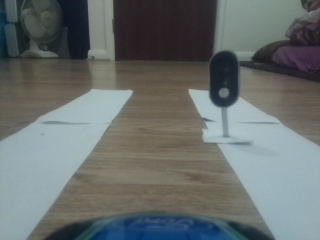
#> input picture Testing/Traffic-Light-Testing/imggreen.png, 320 x 240 px
$ python trafficTesting.py
#> lines starting #> are read from the running program, lines starting #| are printed output that depends on the picture; after the words box and inside, x2 and y2 are one past the last pixel; in counts of white or black regions, pixels touching at a corner belong together
from scipy import misc
import cv2
import matplotlib.pyplot as plt

img = cv2.imread('imggreen.png')
#> img is the input picture: shape (240, 320, 3); mean B, G, R 108.9, 109.7, 103.3
grey = cv2.cvtColor(img, cv2.COLOR_BGR2GRAY)
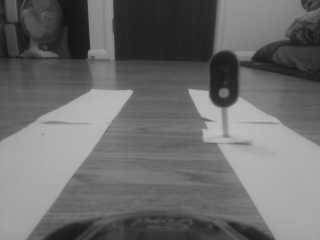
#> grey: shape (240, 320); min 20, max 190, mean 107.7

trafficCascade = cv2.CascadeClassifier('traffic.xml')
traffic = trafficCascade.detectMultiScale(grey, 1.1, 2)
#> traffic = [[208, 60, 30, 54]]

for (x,y,w,h) in traffic:
    print("[*] Detected Traffic Light")
    roi_gray = grey[y:y+h, x:x+w]

    cv2.rectangle(img, (x,y), (x+w,y+h), (255,0,0),2)

    blurred = cv2.GaussianBlur(roi_gray, (41, 41), 0)
    (minVal, maxVal, minLoc, maxLoc) = cv2.minMaxLoc(blurred)

    print(maxLoc)
    print(maxLoc[0])
    print(maxLoc[1])

    if maxLoc[1] >= 35:
        print("[*] Green Detected")
        lightColor = "Green"
    elif maxLoc[1] <= 30:
        print("[*] Red Detected")
        lightColor = "Red"
    print("[*] Traffic Light Detected")
#> this loop made 1 pass
#> (x, y, w, h, minVal, maxVal, minLoc, maxLoc) on pass 1: (208, 60, 30, 54, 33, 163, (12, 0), (0, 52))
#| [*] Detected Traffic Light
#| (0, 52)
#| 0
#| 52
#| [*] Green Detected
#| [*] Traffic Light Detected
#> pass 1, `roi_gray = grey[y:y+h, x:x+w]`:
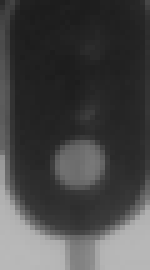
#> roi_gray: shape (54, 30) (shown 5 times larger); min 28, max 185, mean 70.1
#> pass 1, `blurred = cv2.GaussianBlur(roi_gray, (41, 41), 0)`:
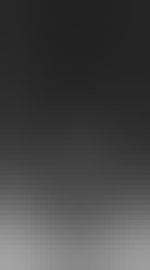
#> blurred: shape (54, 30) (shown 5 times larger); min 33, max 163, mean 68.8
#> after the loop:
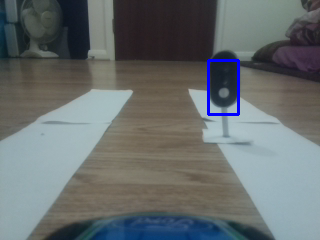
#> img: shape (240, 320, 3); 0.65% of pixels changed, all inside (x1, y1, x2, y2) = (207, 59, 240, 116)
print("[*] Traffic Light Detection Complete")

plt.imshow(img)
plt.show()

$ run again, with Testing/Traffic-Light-Testing/img2.png copied over Testing/Traffic-Light-Testing/imggreen.png
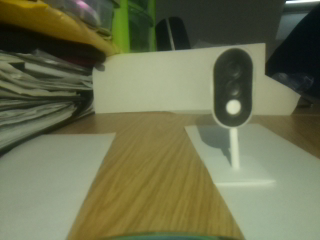
#> input picture Testing/Traffic-Light-Testing/img2.png, 320 x 240 px
#> img is the input picture: shape (240, 320, 3); mean B, G, R 79, 111.6, 108.1
#> `grey = cv2.cvtColor(img, cv2.COLOR_BGR2GRAY)`:
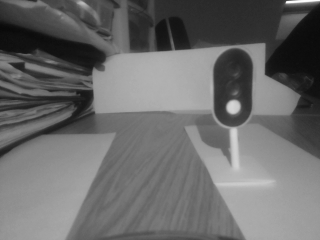
#> grey: shape (240, 320); min 8, max 253, mean 106.8
#> traffic = [[137, 18, 30, 54], [216, 58, 37, 66], [217, 88, 32, 58]]
#> the loop `for (x,y,w,h) in traffic:` made 3 passes
#> (x, y, w, h, minVal, maxVal, minLoc, maxLoc) on passes 1 to 3: (137, 18, 30, 54, 26, 175, (29, 11), (22, 51)), (216, 58, 37, 66, 44, 129, (19, 0), (17, 49)), (217, 88, 32, 58, 53, 164, (0, 0), (20, 55))
#> (printed output is left out)
#> after the loop `for (x,y,w,h) in traffic:`:
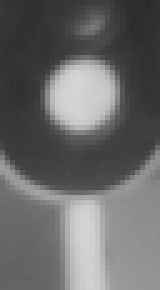
#> roi_gray: shape (58, 32) (shown 5 times larger); min 43, max 213, mean 104.9
